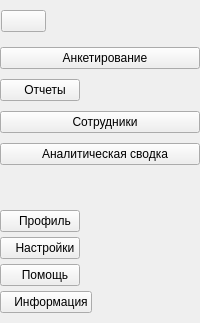
     <widget class="QCustomSlideMenu" name="leftMenu" native="true">
      <property name="styleSheet">
       <string notr="true" />
      </property>
      <layout class="QVBoxLayout" name="verticalLayout">
       <property name="spacing">
        <number>0</number>
       </property>
       <property name="leftMargin">
        <number>0</number>
       </property>
       <property name="topMargin">
        <number>0</number>
       </property>
       <property name="rightMargin">
        <number>0</number>
       </property>
       <property name="bottomMargin">
        <number>5</number>
       </property>
       <item alignment="Qt::AlignLeft|Qt::AlignTop">
        <widget class="QWidget" name="menu" native="true">
         <property name="minimumSize">
          <size>
           <width>46</width>
           <height>42</height>
          </size>
         </property>
         <layout class="QVBoxLayout" name="verticalLayout_2">
          <property name="spacing">
           <number>0</number>
          </property>
          <property name="leftMargin">
           <number>1</number>
          </property>
          <property name="topMargin">
           <number>5</number>
          </property>
          <property name="rightMargin">
           <number>0</number>
          </property>
          <property name="bottomMargin">
           <number>5</number>
          </property>
          <item>
           <widget class="QPushButton" name="menuBtn">
            <property name="toolTip">
             <string>Меню</string>
            </property>
            <property name="text">
             <string />
            </property>
            <property name="icon">
             <iconset resource="../Qss/icons/_icons.qrc">
              <normaloff>:/feather/icons/feather/menu.png</normaloff>:/feather/icons/feather/menu.png</iconset>
            </property>
            <property name="iconSize">
             <size>
              <width>24</width>
              <height>24</height>
             </size>
            </property>
            <property name="autoRepeatDelay">
             <number>302</number>
            </property>
            <property name="flat">
             <bool>false</bool>
            </property>
           </widget>
          </item>
         </layout>
        </widget>
       </item>
       <item alignment="Qt::AlignTop">
        <widget class="QWidget" name="topBtnsWiget" native="true">
         <property name="sizePolicy">
          <sizepolicy hsizetype="Preferred" vsizetype="Preferred">
           <horstretch>0</horstretch>
           <verstretch>0</verstretch>
          </sizepolicy>
         </property>
         <property name="minimumSize">
          <size>
           <width>178</width>
           <height>100</height>
          </size>
         </property>
         <layout class="QVBoxLayout" name="verticalLayout_3">
          <property name="spacing">
           <number>10</number>
          </property>
          <property name="leftMargin">
           <number>0</number>
          </property>
          <property name="topMargin">
           <number>5</number>
          </property>
          <property name="rightMargin">
           <number>0</number>
          </property>
          <property name="bottomMargin">
           <number>0</number>
          </property>
          <item>
           <widget class="QPushButton" name="questionsBtn">
            <property name="toolTip">
             <string>Анкетирование</string>
            </property>
            <property name="text">
             <string>   Анкетирование</string>
            </property>
            <property name="icon">
             <iconset resource="../Qss/icons/_icons.qrc">
              <normaloff>:/feather/icons/feather/file-plus.png</normaloff>:/feather/icons/feather/file-plus.png</iconset>
            </property>
            <property name="iconSize">
             <size>
              <width>24</width>
              <height>24</height>
             </size>
            </property>
            <property name="flat">
             <bool>false</bool>
            </property>
           </widget>
          </item>
          <item alignment="Qt::AlignLeft">
           <widget class="QPushButton" name="reportsBtn">
            <property name="toolTip">
             <string>Отчеты</string>
            </property>
            <property name="text">
             <string>   Отчеты</string>
            </property>
            <property name="icon">
             <iconset resource="../Qss/icons/_icons.qrc">
              <normaloff>:/feather/icons/feather/archive.png</normaloff>:/feather/icons/feather/archive.png</iconset>
            </property>
            <property name="iconSize">
             <size>
              <width>24</width>
              <height>24</height>
             </size>
            </property>
            <property name="autoDefault">
             <bool>false</bool>
            </property>
            <property name="default">
             <bool>false</bool>
            </property>
            <property name="flat">
             <bool>false</bool>
            </property>
           </widget>
          </item>
          <item>
           <widget class="QPushButton" name="workersBtn">
            <property name="toolTip">
             <string>Сотрудники</string>
            </property>
            <property name="text">
             <string>   Сотрудники</string>
            </property>
            <property name="icon">
             <iconset resource="../Qss/icons/_icons.qrc">
              <normaloff>:/feather/icons/feather/users.png</normaloff>:/feather/icons/feather/users.png</iconset>
            </property>
            <property name="iconSize">
             <size>
              <width>24</width>
              <height>24</height>
             </size>
            </property>
           </widget>
          </item>
          <item>
           <widget class="QPushButton" name="analysisBtn">
            <property name="toolTip">
             <string>Аналитическая сводка</string>
            </property>
            <property name="text">
             <string>   Аналитическая сводка</string>
            </property>
            <property name="icon">
             <iconset resource="../Qss/icons/_icons.qrc">
              <normaloff>:/feather/icons/feather/pie-chart.png</normaloff>:/feather/icons/feather/pie-chart.png</iconset>
            </property>
            <property name="iconSize">
             <size>
              <width>24</width>
              <height>24</height>
             </size>
            </property>
            <property name="flat">
             <bool>false</bool>
            </property>
           </widget>
          </item>
         </layout>
        </widget>
       </item>
       <item>
        <spacer name="verticalSpacer">
         <property name="orientation">
          <enum>Qt::Vertical</enum>
         </property>
         <property name="sizeHint" stdset="0">
          <size>
           <width>20</width>
           <height>40</height>
          </size>
         </property>
        </spacer>
       </item>
       <item alignment="Qt::AlignBottom">
        <widget class="QWidget" name="bottomBtnsWidget" native="true">
         <property name="sizePolicy">
          <sizepolicy hsizetype="Preferred" vsizetype="Preferred">
           <horstretch>0</horstretch>
           <verstretch>0</verstretch>
          </sizepolicy>
         </property>
         <property name="minimumSize">
          <size>
           <width>100</width>
           <height>100</height>
          </size>
         </property>
         <layout class="QVBoxLayout" name="verticalLayout_4">
          <property name="spacing">
           <number>5</number>
          </property>
          <property name="sizeConstraint">
           <enum>QLayout::SetDefaultConstraint</enum>
          </property>
          <property name="leftMargin">
           <number>0</number>
          </property>
          <property name="topMargin">
           <number>5</number>
          </property>
          <property name="rightMargin">
           <number>0</number>
          </property>
          <property name="bottomMargin">
           <number>5</number>
          </property>
          <item alignment="Qt::AlignLeft">
           <widget class="QPushButton" name="prifileBtn">
            <property name="toolTip">
             <string>Профиль</string>
            </property>
            <property name="text">
             <string>   Профиль</string>
            </property>
            <property name="icon">
             <iconset resource="../Qss/icons/_icons.qrc">
              <normaloff>:/feather/icons/feather/user.png</normaloff>:/feather/icons/feather/user.png</iconset>
            </property>
            <property name="iconSize">
             <size>
              <width>24</width>
              <height>24</height>
             </size>
            </property>
            <property name="flat">
             <bool>false</bool>
            </property>
           </widget>
          </item>
          <item alignment="Qt::AlignLeft">
           <widget class="QPushButton" name="settingsBtn">
            <property name="toolTip">
             <string>Настройки</string>
            </property>
            <property name="text">
             <string>   Настройки</string>
            </property>
            <property name="icon">
             <iconset resource="../Qss/icons/_icons.qrc">
              <normaloff>:/feather/icons/feather/settings.png</normaloff>:/feather/icons/feather/settings.png</iconset>
            </property>
            <property name="iconSize">
             <size>
              <width>24</width>
              <height>24</height>
             </size>
            </property>
            <property name="flat">
             <bool>false</bool>
            </property>
           </widget>
          </item>
          <item alignment="Qt::AlignLeft">
           <widget class="QPushButton" name="helpBtn">
            <property name="toolTip">
             <string>Помощь</string>
            </property>
            <property name="text">
             <string>   Помощь</string>
            </property>
            <property name="icon">
             <iconset resource="../Qss/icons/_icons.qrc">
              <normaloff>:/feather/icons/feather/help-circle.png</normaloff>:/feather/icons/feather/help-circle.png</iconset>
            </property>
            <property name="iconSize">
             <size>
              <width>24</width>
              <height>24</height>
             </size>
            </property>
            <property name="flat">
             <bool>false</bool>
            </property>
           </widget>
          </item>
          <item alignment="Qt::AlignLeft">
           <widget class="QPushButton" name="infoBtn">
            <property name="toolTip">
             <string>Информация</string>
            </property>
            <property name="text">
             <string>   Информация</string>
            </property>
            <property name="icon">
             <iconset resource="../Qss/icons/_icons.qrc">
              <normaloff>:/feather/icons/feather/info.png</normaloff>:/feather/icons/feather/info.png</iconset>
            </property>
            <property name="iconSize">
             <size>
              <width>24</width>
              <height>24</height>
             </size>
            </property>
            <property name="flat">
             <bool>false</bool>
            </property>
           </widget>
          </item>
         </layout>
        </widget>
       </item>
      </layout>
      <zorder>topBtnsWiget</zorder>
      <zorder>menu</zorder>
      <zorder>bottomBtnsWidget</zorder>
      <zorder>verticalSpacer</zorder>
     </widget>
